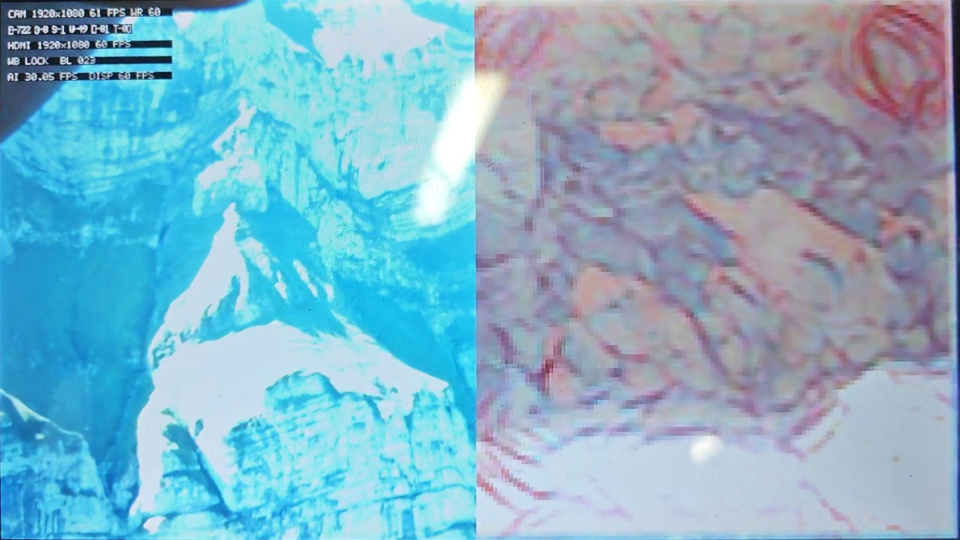
#> input picture latest_style_assets/rectified_anime.png, 1920 x 1080 px (shown at 1/2 size)
$ python generate_style_figures.py
#> lines starting #> are read from the running program, lines starting #| are printed output that depends on the picture
#!/usr/bin/env python3
# -*- coding: utf-8 -*-
"""
generate_style_figures.py
Generates high-resolution, professional figures for Iris Technical Report
using the LATEST real-scene models and hardware captures recorded today:
1. fig_style_overview.png (Figure 1-2)
2. fig_interpolation_pipeline.png (Figure 2-6)
3. fig_real_screen_osd.png (Figure 3-2)
4. fig_dual_style_triplets.png (Figure 3-3)
"""

import os
import numpy as np
from PIL import Image, ImageDraw, ImageFont

ASSETS_DIR = "latest_style_assets"
OUTPUT_DIR = "report_media"
os.makedirs(OUTPUT_DIR, exist_ok=True)

FONT_BOLD = "/usr/share/fonts/opentype/noto/NotoSansCJK-Bold.ttc"
FONT_REG = "/usr/share/fonts/opentype/noto/NotoSansCJK-Regular.ttc"

def get_fonts():
    return {
        'title': ImageFont.truetype(FONT_BOLD, 30),
        'subtitle': ImageFont.truetype(FONT_BOLD, 22),
        'badge': ImageFont.truetype(FONT_BOLD, 18),
        'text': ImageFont.truetype(FONT_REG, 17),
        'small': ImageFont.truetype(FONT_REG, 14),
        'mono': ImageFont.truetype(FONT_REG, 15)
    }

fonts = get_fonts()

def load_latest_sources():
    im_anime_split = Image.open(os.path.join(ASSETS_DIR, "rectified_anime.png")).convert("RGB")
#> im_anime_split is the input picture: PIL image 1920x1080 RGB; mean R, G, B 130.2, 177.5, 199.1
    im_monet_split = Image.open(os.path.join(ASSETS_DIR, "rectified_monet.png")).convert("RGB")
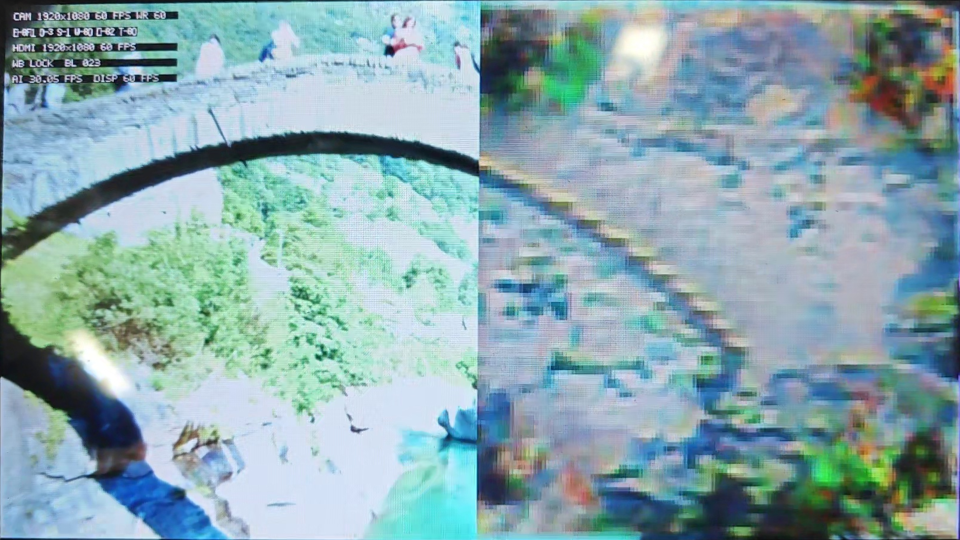
#> input picture latest_style_assets/rectified_monet.png, 1920 x 1080 px (shown at 1/2 size)
#> im_monet_split is the input picture: PIL image 1920x1080 RGB; mean R, G, B 137.8, 168.5, 174

    cam_a = Image.open(os.path.join(ASSETS_DIR, "latest_cam_a.png")).convert("RGB")
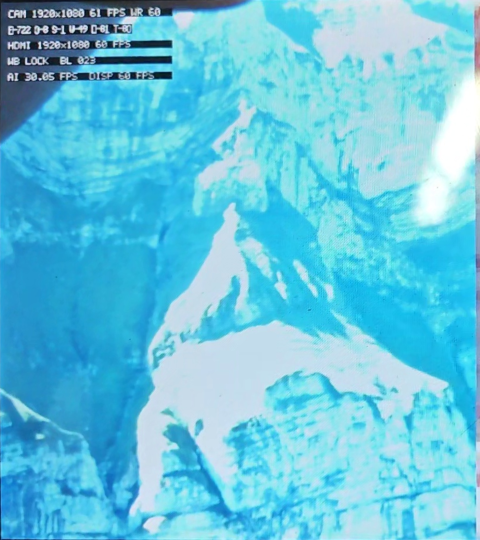
#> input picture latest_style_assets/latest_cam_a.png, 960 x 1080 px (shown at 1/2 size)
#> cam_a is the input picture: PIL image 960x1080 RGB; mean R, G, B 100.8, 196.2, 222.9
    style_a = Image.open(os.path.join(ASSETS_DIR, "latest_style_a.png")).convert("RGB")
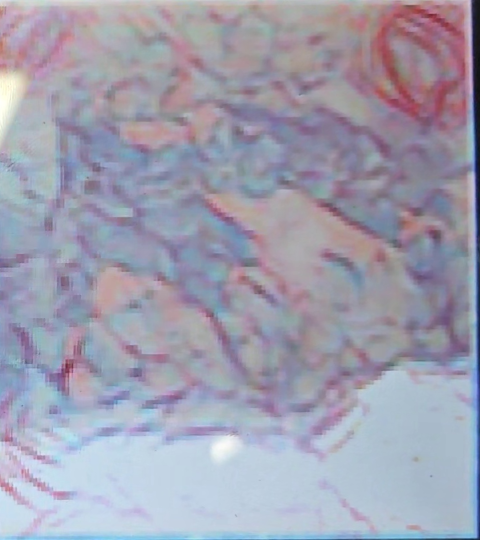
#> input picture latest_style_assets/latest_style_a.png, 960 x 1080 px (shown at 1/2 size)
#> style_a is the input picture: PIL image 960x1080 RGB; mean R, G, B 159.5, 158.8, 175.3
    cam_m = Image.open(os.path.join(ASSETS_DIR, "latest_cam_m.png")).convert("RGB")
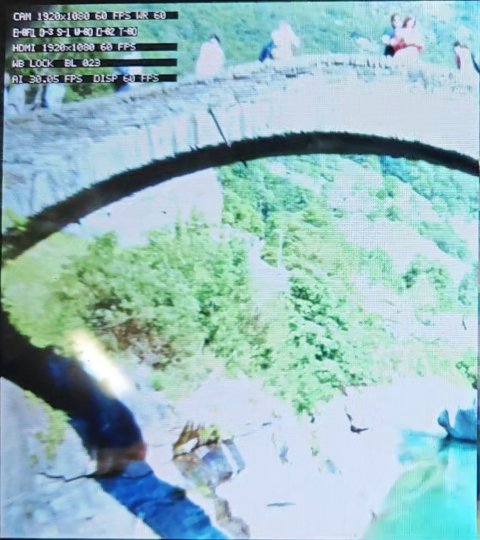
#> input picture latest_style_assets/latest_cam_m.png, 960 x 1080 px (shown at 1/2 size)
#> cam_m is the input picture: PIL image 960x1080 RGB; mean R, G, B 150.7, 187.1, 190.5
    style_m = Image.open(os.path.join(ASSETS_DIR, "latest_style_m.png")).convert("RGB")
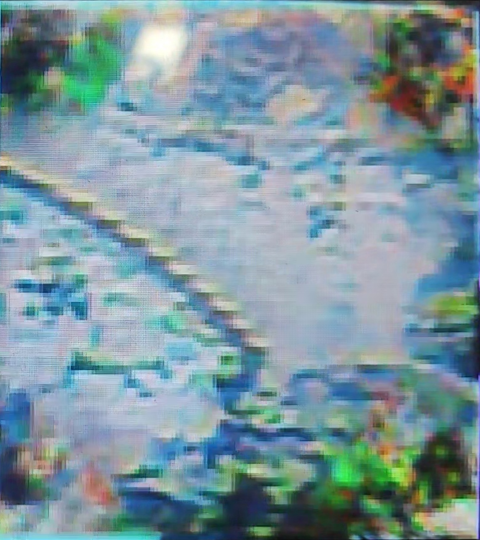
#> input picture latest_style_assets/latest_style_m.png, 960 x 1080 px (shown at 1/2 size)
#> style_m is the input picture: PIL image 960x1080 RGB; mean R, G, B 124.8, 149.8, 157.5

#> (the run stopped early here; a loop or call above may not have finished)
